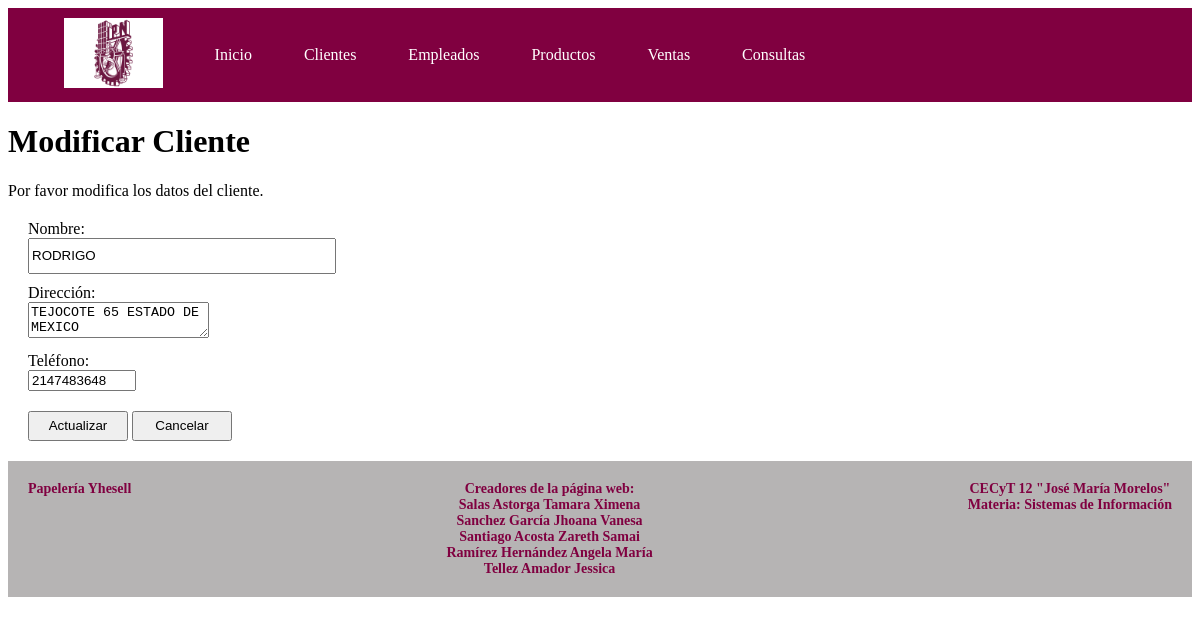
Screenshot of /modificar_cliente.php?id=1 with the database file from the repository.
### tables this page shows
CREATE TABLE `tbl_clientes` (
  `id_cliente` int(11) NOT NULL,
  `nombre_cliente` varchar(50) NOT NULL,
  `direccion_cliente` text DEFAULT NULL,
  `telefono_cliente` varchar(10) DEFAULT NULL
);

### funciones/funciones.php (called while the page is built, shortened)
<?php
function obtenerClientePorID($id, $conexion) {
    $consulta = $conexion->prepare("SELECT * FROM tbl_clientes WHERE id_cliente = :id");
    $consulta->bindParam(':id', $id);
    $consulta->execute();
    return $consulta->fetch(PDO::FETCH_ASSOC);
}
?>

### modificar_cliente.php (the view, shortened to what this page needs)
<?php
require_once 'conexion/conexion.php';
require_once 'funciones/funciones.php';
if (isset($_GET['id'])) {
    $idCliente = $_GET['id'];
    $cliente = obtenerClientePorID($idCliente, $conexion);
} else {
    echo 'ID de cliente no especificado';
    exit();
}
require_once 'header_footer/header.php';
?>
    <h1>Modificar Cliente</h1>
    <p>Por favor modifica los datos del cliente.</p>
    <form method="POST" action="modificar_cliente.php">
        <label for="nombre_cliente">Nombre:</label>
        <input type="text" name="nombre_cliente" id="nombre_cliente" maxlength="50" value="<?php echo $cliente['nombre_cliente']; ?>" placeholder="Ingresa un nombre..." required><br>
        <label for="direccion_cliente">Dirección:</label>
        <textarea name="direccion_cliente" id="direccion_cliente" maxlength="60" placeholder="Ingresa una dirección..." required><?php echo $cliente['direccion_cliente']; ?></textarea><br>
        <label for="telefono_cliente">Teléfono:</label>
        <input type="number" name="telefono_cliente" id="telefono_cliente" minlength="10" maxlength="10" value="<?php echo $cliente['telefono_cliente']; ?>" placeholder="10 dígitos..." required><br>
        <input type="submit" value="Actualizar">
        <input type="submit" href="clientes.php" value="Cancelar">
    </form>
<?php
require_once 'header_footer/footer.php';
?>
</body>
</html>

### css/styles.css (style rules this page uses)
form { margin: 20px; }
label { display: block; margin-top: 10px; }
input[type="text"], select { width: 300px; height: 30px; }
input[type="submit"] { margin-top: 20px; width: 100px; height: 30px; }
input[type=number] { width: 100px; }

### rows the page displays
tbl_clientes: nombre_cliente "RODRIGO", direccion_cliente "TEJOCOTE 65 ESTADO DE MEXICO", telefono_cliente "2147483648"
